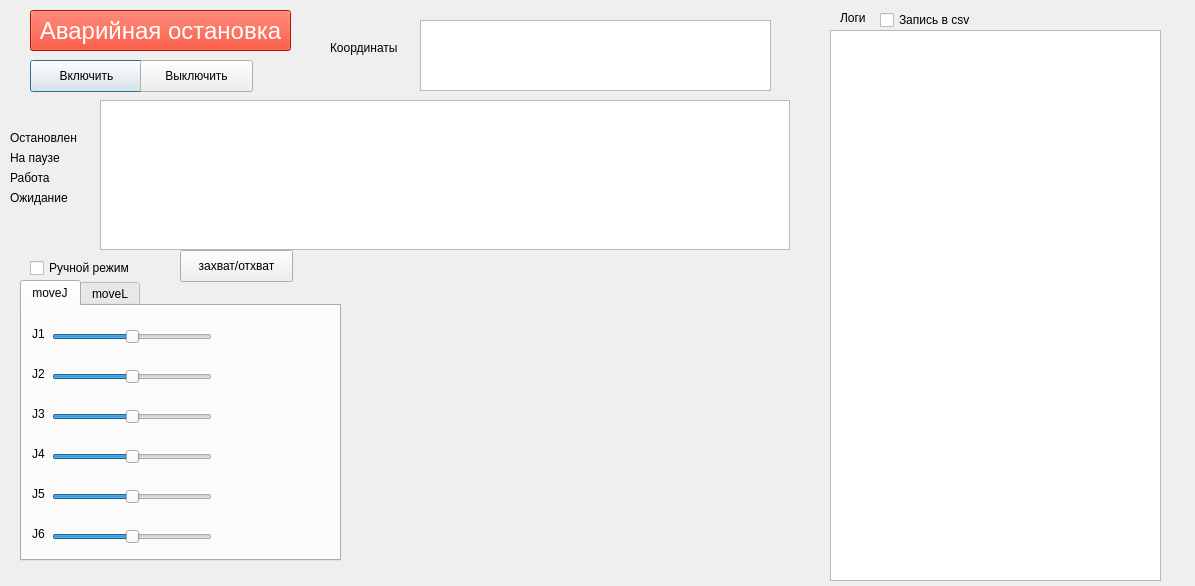
<?xml version="1.0" encoding="UTF-8"?>
<ui version="4.0">
 <class>Dialog</class>
 <widget class="QDialog" name="Dialog">
  <property name="enabled">
   <bool>true</bool>
  </property>
  <property name="geometry">
   <rect>
    <x>0</x>
    <y>0</y>
    <width>1195</width>
    <height>586</height>
   </rect>
  </property>
  <property name="windowTitle">
   <string>Dialog</string>
  </property>
  <widget class="QTableWidget" name="table_axes_joints">
   <property name="enabled">
    <bool>true</bool>
   </property>
   <property name="geometry">
    <rect>
     <x>100</x>
     <y>100</y>
     <width>690</width>
     <height>150</height>
    </rect>
   </property>
  </widget>
  <widget class="QTextEdit" name="logs_field">
   <property name="enabled">
    <bool>true</bool>
   </property>
   <property name="geometry">
    <rect>
     <x>830</x>
     <y>30</y>
     <width>331</width>
     <height>551</height>
    </rect>
   </property>
   <property name="readOnly">
    <bool>true</bool>
   </property>
  </widget>
  <widget class="QLabel" name="label_logs">
   <property name="geometry">
    <rect>
     <x>840</x>
     <y>10</y>
     <width>60</width>
     <height>16</height>
    </rect>
   </property>
   <property name="text">
    <string>Логи</string>
   </property>
  </widget>
  <widget class="QCheckBox" name="flag_logs_to_csv">
   <property name="geometry">
    <rect>
     <x>880</x>
     <y>10</y>
     <width>101</width>
     <height>20</height>
    </rect>
   </property>
   <property name="text">
    <string>Запись в csv</string>
   </property>
  </widget>
  <widget class="QPushButton" name="robot_power_on">
   <property name="geometry">
    <rect>
     <x>30</x>
     <y>60</y>
     <width>113</width>
     <height>32</height>
    </rect>
   </property>
   <property name="text">
    <string>Включить</string>
   </property>
  </widget>
  <widget class="QPushButton" name="robot_power_off">
   <property name="geometry">
    <rect>
     <x>140</x>
     <y>60</y>
     <width>113</width>
     <height>32</height>
    </rect>
   </property>
   <property name="text">
    <string>Выключить</string>
   </property>
  </widget>
  <widget class="QTabWidget" name="tabWidget">
   <property name="geometry">
    <rect>
     <x>20</x>
     <y>280</y>
     <width>321</width>
     <height>281</height>
    </rect>
   </property>
   <property name="currentIndex">
    <number>0</number>
   </property>
   <widget class="QWidget" name="tab">
    <attribute name="title">
     <string>moveJ</string>
    </attribute>
    <widget class="QLabel" name="label_7">
     <property name="geometry">
      <rect>
       <x>10</x>
       <y>20</y>
       <width>16</width>
       <height>16</height>
      </rect>
     </property>
     <property name="text">
      <string>J1</string>
     </property>
    </widget>
    <widget class="QLabel" name="label_8">
     <property name="geometry">
      <rect>
       <x>10</x>
       <y>60</y>
       <width>16</width>
       <height>16</height>
      </rect>
     </property>
     <property name="text">
      <string>J2</string>
     </property>
    </widget>
    <widget class="QLabel" name="label_9">
     <property name="geometry">
      <rect>
       <x>10</x>
       <y>100</y>
       <width>16</width>
       <height>16</height>
      </rect>
     </property>
     <property name="text">
      <string>J3</string>
     </property>
    </widget>
    <widget class="QLabel" name="label_10">
     <property name="geometry">
      <rect>
       <x>10</x>
       <y>140</y>
       <width>16</width>
       <height>16</height>
      </rect>
     </property>
     <property name="text">
      <string>J4</string>
     </property>
    </widget>
    <widget class="QLabel" name="label_11">
     <property name="geometry">
      <rect>
       <x>10</x>
       <y>180</y>
       <width>16</width>
       <height>16</height>
      </rect>
     </property>
     <property name="text">
      <string>J5</string>
     </property>
    </widget>
    <widget class="QLabel" name="label_12">
     <property name="geometry">
      <rect>
       <x>10</x>
       <y>220</y>
       <width>16</width>
       <height>16</height>
      </rect>
     </property>
     <property name="text">
      <string>J6</string>
     </property>
    </widget>
    <widget class="QSlider" name="MoveJ_slider_1">
     <property name="geometry">
      <rect>
       <x>30</x>
       <y>20</y>
       <width>160</width>
       <height>22</height>
      </rect>
     </property>
     <property name="maximum">
      <number>2</number>
     </property>
     <property name="value">
      <number>1</number>
     </property>
     <property name="orientation">
      <enum>Qt::Horizontal</enum>
     </property>
    </widget>
    <widget class="QSlider" name="MoveJ_slider_2">
     <property name="geometry">
      <rect>
       <x>30</x>
       <y>60</y>
       <width>160</width>
       <height>22</height>
      </rect>
     </property>
     <property name="maximum">
      <number>2</number>
     </property>
     <property name="value">
      <number>1</number>
     </property>
     <property name="orientation">
      <enum>Qt::Horizontal</enum>
     </property>
    </widget>
    <widget class="QSlider" name="MoveJ_slider_3">
     <property name="geometry">
      <rect>
       <x>30</x>
       <y>100</y>
       <width>160</width>
       <height>22</height>
      </rect>
     </property>
     <property name="maximum">
      <number>2</number>
     </property>
     <property name="value">
      <number>1</number>
     </property>
     <property name="orientation">
      <enum>Qt::Horizontal</enum>
     </property>
    </widget>
    <widget class="QSlider" name="MoveJ_slider_4">
     <property name="geometry">
      <rect>
       <x>30</x>
       <y>140</y>
       <width>160</width>
       <height>22</height>
      </rect>
     </property>
     <property name="maximum">
      <number>2</number>
     </property>
     <property name="value">
      <number>1</number>
     </property>
     <property name="orientation">
      <enum>Qt::Horizontal</enum>
     </property>
    </widget>
    <widget class="QSlider" name="MoveJ_slider_5">
     <property name="geometry">
      <rect>
       <x>30</x>
       <y>180</y>
       <width>160</width>
       <height>22</height>
      </rect>
     </property>
     <property name="maximum">
      <number>2</number>
     </property>
     <property name="value">
      <number>1</number>
     </property>
     <property name="orientation">
      <enum>Qt::Horizontal</enum>
     </property>
    </widget>
    <widget class="QSlider" name="MoveJ_slider_6">
     <property name="geometry">
      <rect>
       <x>30</x>
       <y>220</y>
       <width>160</width>
       <height>22</height>
      </rect>
     </property>
     <property name="maximum">
      <number>2</number>
     </property>
     <property name="value">
      <number>1</number>
     </property>
     <property name="orientation">
      <enum>Qt::Horizontal</enum>
     </property>
    </widget>
   </widget>
   <widget class="QWidget" name="tab_2">
    <attribute name="title">
     <string>moveL</string>
    </attribute>
    <widget class="QLabel" name="label">
     <property name="geometry">
      <rect>
       <x>20</x>
       <y>220</y>
       <width>16</width>
       <height>16</height>
      </rect>
     </property>
     <property name="text">
      <string>X</string>
     </property>
    </widget>
    <widget class="QLabel" name="label_2">
     <property name="geometry">
      <rect>
       <x>70</x>
       <y>220</y>
       <width>16</width>
       <height>16</height>
      </rect>
     </property>
     <property name="text">
      <string>Y</string>
     </property>
    </widget>
    <widget class="QLabel" name="label_3">
     <property name="geometry">
      <rect>
       <x>120</x>
       <y>220</y>
       <width>16</width>
       <height>16</height>
      </rect>
     </property>
     <property name="text">
      <string>Z</string>
     </property>
    </widget>
    <widget class="QLabel" name="label_4">
     <property name="geometry">
      <rect>
       <x>170</x>
       <y>220</y>
       <width>16</width>
       <height>16</height>
      </rect>
     </property>
     <property name="text">
      <string>RX</string>
     </property>
    </widget>
    <widget class="QLabel" name="label_5">
     <property name="geometry">
      <rect>
       <x>220</x>
       <y>220</y>
       <width>16</width>
       <height>16</height>
      </rect>
     </property>
     <property name="text">
      <string>RY</string>
     </property>
    </widget>
    <widget class="QLabel" name="label_6">
     <property name="geometry">
      <rect>
       <x>270</x>
       <y>220</y>
       <width>16</width>
       <height>16</height>
      </rect>
     </property>
     <property name="text">
      <string>RZ</string>
     </property>
    </widget>
    <widget class="QSlider" name="MoveL1_sider_1">
     <property name="geometry">
      <rect>
       <x>20</x>
       <y>70</y>
       <width>21</width>
       <height>141</height>
      </rect>
     </property>
     <property name="maximum">
      <number>2</number>
     </property>
     <property name="pageStep">
      <number>1</number>
     </property>
     <property name="value">
      <number>1</number>
     </property>
     <property name="tracking">
      <bool>true</bool>
     </property>
    </widget>
    <widget class="QSlider" name="MoveL1_sider_2">
     <property name="geometry">
      <rect>
       <x>70</x>
       <y>70</y>
       <width>21</width>
       <height>141</height>
      </rect>
     </property>
     <property name="maximum">
      <number>2</number>
     </property>
     <property name="pageStep">
      <number>1</number>
     </property>
     <property name="value">
      <number>1</number>
     </property>
     <property name="tracking">
      <bool>true</bool>
     </property>
    </widget>
    <widget class="QSlider" name="MoveL1_sider_3">
     <property name="geometry">
      <rect>
       <x>120</x>
       <y>70</y>
       <width>21</width>
       <height>141</height>
      </rect>
     </property>
     <property name="maximum">
      <number>2</number>
     </property>
     <property name="pageStep">
      <number>1</number>
     </property>
     <property name="value">
      <number>1</number>
     </property>
     <property name="tracking">
      <bool>true</bool>
     </property>
    </widget>
    <widget class="QSlider" name="MoveL1_sider_4">
     <property name="geometry">
      <rect>
       <x>170</x>
       <y>70</y>
       <width>21</width>
       <height>141</height>
      </rect>
     </property>
     <property name="maximum">
      <number>2</number>
     </property>
     <property name="pageStep">
      <number>1</number>
     </property>
     <property name="value">
      <number>1</number>
     </property>
     <property name="tracking">
      <bool>true</bool>
     </property>
    </widget>
    <widget class="QSlider" name="MoveL1_sider_5">
     <property name="geometry">
      <rect>
       <x>220</x>
       <y>70</y>
       <width>21</width>
       <height>141</height>
      </rect>
     </property>
     <property name="maximum">
      <number>2</number>
     </property>
     <property name="pageStep">
      <number>1</number>
     </property>
     <property name="value">
      <number>1</number>
     </property>
     <property name="tracking">
      <bool>true</bool>
     </property>
    </widget>
    <widget class="QSlider" name="MoveL1_sider_6">
     <property name="geometry">
      <rect>
       <x>270</x>
       <y>70</y>
       <width>21</width>
       <height>141</height>
      </rect>
     </property>
     <property name="maximum">
      <number>2</number>
     </property>
     <property name="pageStep">
      <number>1</number>
     </property>
     <property name="value">
      <number>1</number>
     </property>
     <property name="tracking">
      <bool>true</bool>
     </property>
    </widget>
   </widget>
  </widget>
  <widget class="QTableWidget" name="table_position_robot">
   <property name="enabled">
    <bool>true</bool>
   </property>
   <property name="geometry">
    <rect>
     <x>420</x>
     <y>20</y>
     <width>351</width>
     <height>71</height>
    </rect>
   </property>
  </widget>
  <widget class="QLabel" name="lamp_stoped">
   <property name="geometry">
    <rect>
     <x>10</x>
     <y>130</y>
     <width>81</width>
     <height>16</height>
    </rect>
   </property>
   <property name="text">
    <string>Остановлен</string>
   </property>
  </widget>
  <widget class="QLabel" name="lamp_paused">
   <property name="geometry">
    <rect>
     <x>10</x>
     <y>150</y>
     <width>81</width>
     <height>16</height>
    </rect>
   </property>
   <property name="text">
    <string>На паузе</string>
   </property>
  </widget>
  <widget class="QLabel" name="lamp_working">
   <property name="geometry">
    <rect>
     <x>10</x>
     <y>170</y>
     <width>81</width>
     <height>16</height>
    </rect>
   </property>
   <property name="text">
    <string>Работа</string>
   </property>
  </widget>
  <widget class="QLabel" name="lamp_waiting">
   <property name="geometry">
    <rect>
     <x>10</x>
     <y>190</y>
     <width>81</width>
     <height>16</height>
    </rect>
   </property>
   <property name="text">
    <string>Ожидание</string>
   </property>
  </widget>
  <widget class="QPushButton" name="STOP_I_TOCHKA">
   <property name="geometry">
    <rect>
     <x>30</x>
     <y>10</y>
     <width>261</width>
     <height>41</height>
    </rect>
   </property>
   <property name="styleSheet">
    <string notr="true">background-color: #f12000; color: #ffffff; font-size: 24px;</string>
   </property>
   <property name="text">
    <string>Аварийная остановка</string>
   </property>
  </widget>
  <widget class="QPushButton" name="take_and_put">
   <property name="geometry">
    <rect>
     <x>180</x>
     <y>250</y>
     <width>113</width>
     <height>32</height>
    </rect>
   </property>
   <property name="text">
    <string>захват/отхват</string>
   </property>
   <property name="checkable">
    <bool>true</bool>
   </property>
  </widget>
  <widget class="QCheckBox" name="hand_mode">
   <property name="geometry">
    <rect>
     <x>30</x>
     <y>260</y>
     <width>121</width>
     <height>16</height>
    </rect>
   </property>
   <property name="text">
    <string>Ручной режим</string>
   </property>
  </widget>
  <widget class="QLabel" name="label_18">
   <property name="geometry">
    <rect>
     <x>330</x>
     <y>40</y>
     <width>81</width>
     <height>16</height>
    </rect>
   </property>
   <property name="text">
    <string>Координаты</string>
   </property>
  </widget>
 </widget>
 <resources/>
 <connections/>
</ui>
